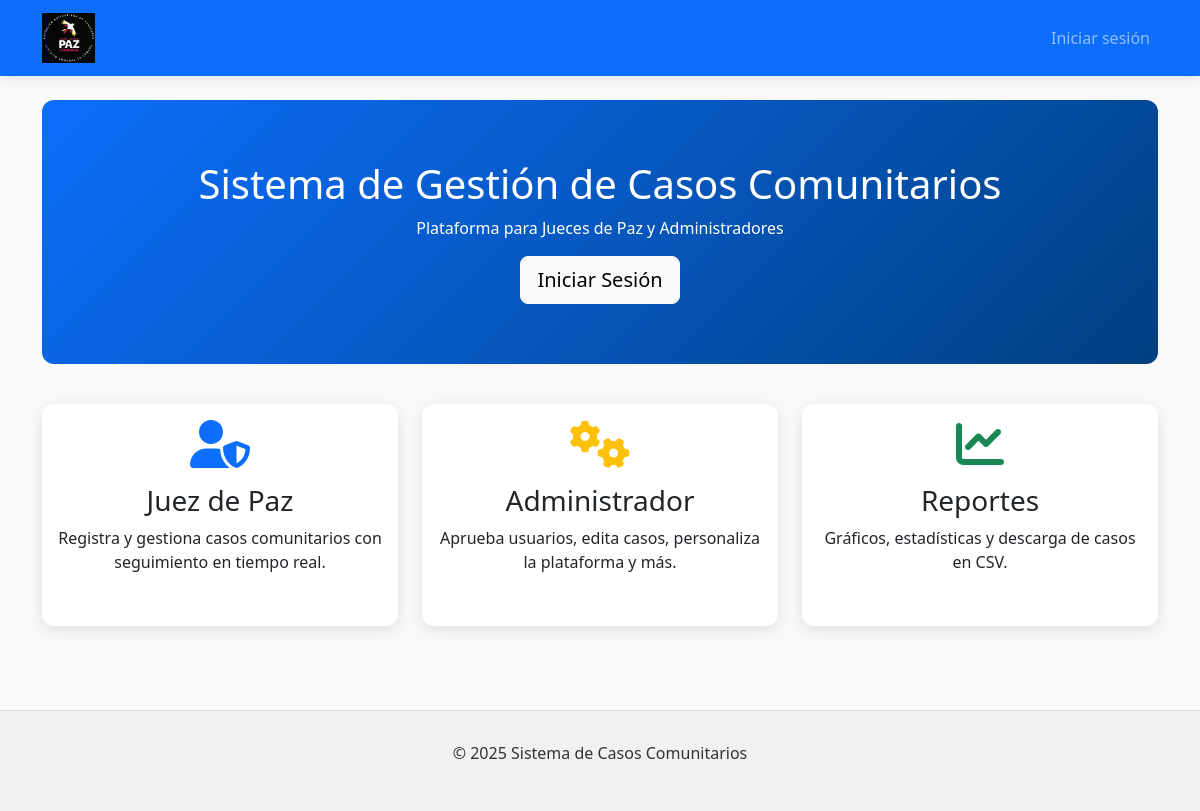
The page / on the database its author committed.
### core/models.py (models this page shows, shortened)
class PlatformSettings(models.Model):
    logo = models.ImageField(
        "Logo",
        upload_to='settings/',
        blank=True,
        null=True
    )
    header_image = models.ImageField(
        "Imagen de encabezado",
        upload_to='settings/',
        blank=True,
        null=True
    )
    footer_text = models.TextField(
        "Texto del pie de página",
        blank=True,
        null=True
    )
    primary_color = models.CharField(
        "Color primario",
        max_length=7,
        default="#0057B7"
    )
    secondary_color = models.CharField(
        "Color secundario",
        max_length=7,
        default="#FFD700"
    )
    class Meta:
        verbose_name = "Configuración de Plataforma"
        verbose_name_plural = "Configuración de Plataforma"
    @classmethod
    def load(cls):
        obj, created = cls.objects.get_or_create(
            pk=1,
            defaults={
                'primary_color': '#0057B7',
                'secondary_color': '#FFD700'
            }
        )
        return obj

### core/views.py (the view)
# urls.py: path('', views.home, name='home'),
def home(request):
    settings = PlatformSettings.load()
    if request.user.is_authenticated:
        profile = getattr(request.user, 'profile', None)
        if profile and profile.role == 'admin':
            return redirect('core:admin_panel')
        elif profile and profile.role == 'juez':
            return redirect('core:judge_panel')
    return render(request, 'core/home.html', {'settings': settings})

### core/templates/core/home.html (shortened to what this page needs)
{% extends 'core/base.html' %}
{% block content %}
    <section class="hero text-center">
        <div class="container">
            <h1>Sistema de Gestión de Casos Comunitarios</h1>
            <p>Plataforma para Jueces de Paz y Administradores</p>
            <a href="{% url 'core:login' %}" class="btn btn-light btn-lg">Iniciar Sesión</a>
        </div>
    </section>
    <div class="row text-center">
        <div class="col-md-4 mb-4">
            <div class="card h-100">
                <div class="card-body">
                    <i class="fas fa-user-shield fa-3x text-primary mb-3"></i>
                    <h3>Juez de Paz</h3>
                    <p>Registra y gestiona casos comunitarios con seguimiento en tiempo real.</p>
                </div>
            </div>
        </div>
        <div class="col-md-4 mb-4">
            <div class="card h-100">
                <div class="card-body">
                    <i class="fas fa-cogs fa-3x text-warning mb-3"></i>
                    <h3>Administrador</h3>
                    <p>Aprueba usuarios, edita casos, personaliza la plataforma y más.</p>
                </div>
            </div>
        </div>
        <div class="col-md-4 mb-4">
            <div class="card h-100">
                <div class="card-body">
                    <i class="fas fa-chart-line fa-3x text-success mb-3"></i>
                    <h3>Reportes</h3>
                    <p>Gráficos, estadísticas y descarga de casos en CSV.</p>
                </div>
            </div>
        </div>
    </div>
{% endblock %}

### core/templates/core/base.html (shortened to what this page needs)
<!DOCTYPE html>
<html lang="es">
<head>
    <link href="https://cdn.jsdelivr.net/npm/bootstrap@5.3.0/dist/css/bootstrap.min.css" rel="stylesheet">
    <link href="https://cdnjs.cloudflare.com/ajax/libs/font-awesome/6.0.0/css/all.min.css" rel="stylesheet">
</head>
<body>
    <nav class="navbar navbar-expand-lg navbar-dark mb-4">
        <div class="container">
            <a class="navbar-brand" href="{% url 'core:home' %}">
                {% if settings.logo %}
                    <img src="{{ settings.logo.url }}" alt="Logo" style="max-height: 50px;">
                {% else %}
                    Sistema de Casos
                {% endif %}
            </a>
            <div class="collapse navbar-collapse" id="navbarNav">
                <ul class="navbar-nav ms-auto">
                    {% if user.is_authenticated %}
                        {% if user.profile.role == 'admin' %}
                            <li class="nav-item"><a class="nav-link" href="{% url 'core:admin_panel' %}">Panel Admin</a></li>
                        {% elif user.profile.role == 'juez' %}
                            <li class="nav-item"><a class="nav-link" href="{% url 'core:judge_panel' %}">Panel Juez</a></li>
                        {% endif %}
                        <li class="nav-item"><a class="nav-link" href="{% url 'core:logout' %}">Cerrar sesión</a></li>
                    {% else %}
                        <li class="nav-item"><a class="nav-link" href="{% url 'core:login' %}">Iniciar sesión</a></li>
                    {% endif %}
                </ul>
            </div>
        </div>
    </nav>
    <div class="container">
        {% block content %}{% endblock %}
    </div>
    <footer>
        <div class="container">
            <p>{{ settings.footer_text|default:"&copy; 2025 Sistema de Casos Comunitarios" }}</p>
        </div>
    </footer>
</body>
</html>

### rows shown on the page
PlatformSettings: logo (picture), footer_text "© 2025 Sistema de Casos Comunitarios"
